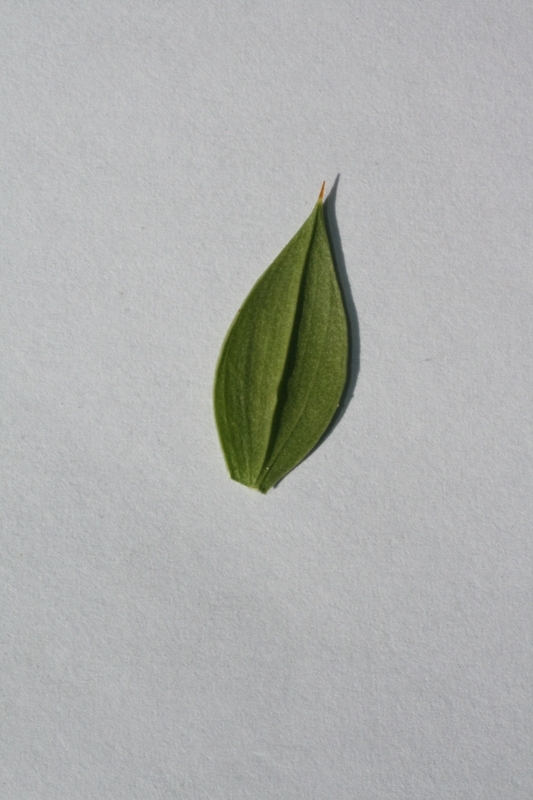
#> input picture Homework 4/query/10722.jpg, 533 x 800 px, given as the content of the folder database/, which was not available
$ python main.py
#> lines starting #> are read from the running program, lines starting #| are printed output that depends on the picture; after the words box and inside, x2 and y2 are one past the last pixel; in counts of white or black regions, pixels touching at a corner belong together; long printed decimals are rounded; pictures that were not available may be replaced by others from this repository, and a replacement may not be noted
import cv2
import matplotlib.pyplot as plt
import matplotlib as mpl
import numpy as np
import os

image_names = os.listdir("database/")
image_locations = ["database/" + name for name in image_names]


def contour_image(path: str) -> np.ndarray:
    img = cv2.imread(path)
    img_orig = img.copy()
    img = cv2.medianBlur(img, 5)

    img = cv2.cvtColor(img, cv2.COLOR_BGR2GRAY)
    img = cv2.GaussianBlur(img, (5, 5), 0)
    ret, segmented = cv2.threshold(img, 0, 255, cv2.THRESH_BINARY + cv2.THRESH_OTSU)

    contours, hierarchy = cv2.findContours(cv2.bitwise_not(segmented), cv2.RETR_TREE, cv2.CHAIN_APPROX_SIMPLE)

    contoured_image = cv2.drawContours(np.zeros(segmented.shape, np.uint8), contours, -1, 255, 1)
    # contoured_image = cv2.bitwise_not(contoured_image)

    return contoured_image


def get_similarities(query_image_name: str, contours: dict[str, np.ndarray]) -> list[np.ndarray]:
    path = "query/" + query_image_name
    img = cv2.imread(path)
    query_contoured = contour_image(path)
    similarities: dict[str, float] = {}
    for name, contour in contours.items():
        similarities.update({name: cv2.matchShapes(query_contoured, contour, cv2.CONTOURS_MATCH_I1, 0)})

    # sort by descending order
    similarities = dict(sorted(similarities.items(), key=lambda x: x[1]))

    fig, axs = plt.subplots(1, 2, figsize=(20, 10))
    fig.suptitle(f"Most similar image: {list(similarities.keys())[0]}")
    axs[0].imshow(cv2.cvtColor(cv2.imread(path), cv2.COLOR_BGR2RGB))
    axs[0].set_title("Queried image")
    axs[0].axis('off')

    axs[1].imshow(cv2.cvtColor(cv2.imread("database/" + list(similarities.keys())[0]), cv2.COLOR_BGR2RGB))
    axs[1].set_title("Most similar image")
    axs[1].axis('off')
    plt.savefig(f'output/{query_image_name}-{list(similarities.keys())[0]}.jpg', bbox_inches='tight')
    # fig.show()
    plt.close(fig)

    print(f"Query image: {query_image_name} with similarities: {list(similarities.values())}")
    return [cv2.imread("database/" + name) for name in similarities.keys()]


def main():
    contours = {name: contour_image(path) for name, path in zip(image_names, image_locations)}
#> in contour_image, img is the input picture: shape (800, 533, 3); mean B, G, R 173.9, 175.6, 173.9
#> in contour_image, `img = cv2.cvtColor(img, cv2.COLOR_BGR2GRAY)`:
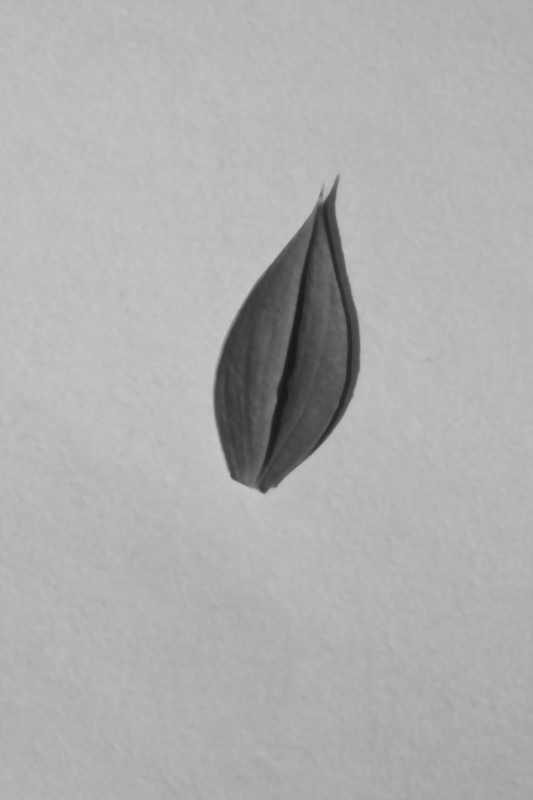
#> img: shape (800, 533); min 25, max 198, mean 174.9
#> in contour_image, `ret, segmented = cv2.threshold(img, 0, 255, cv2.THRESH_BINARY + cv2.TH..`:
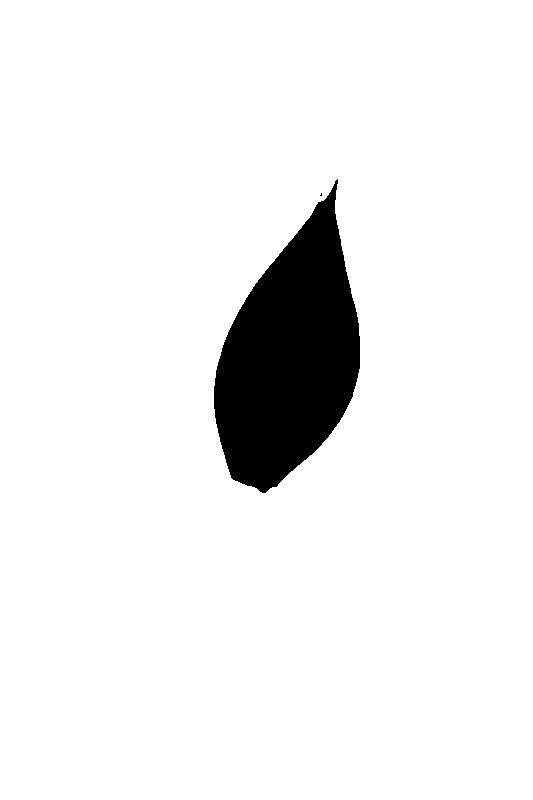
#> segmented: shape (800, 533); 93.5% white; 2 black regions (1 under 20 px)
#> in contour_image, `ret, segmented = cv2.threshold(img, 0, 255, cv2.THRESH_BINARY + cv2.TH..`: ret = 129
#> in contour_image, `contours, hierarchy = cv2.findContours(cv2.bitwise_not(segmented), cv2..`: contours = 2 contours, 1 with area under 20; largest, box (x1, y1, x2, y2) and area: (214, 179, 360, 493) 27450
#> in contour_image, `contoured_image = cv2.drawContours(np.zeros(segmented.shape, np.uint8)..`:
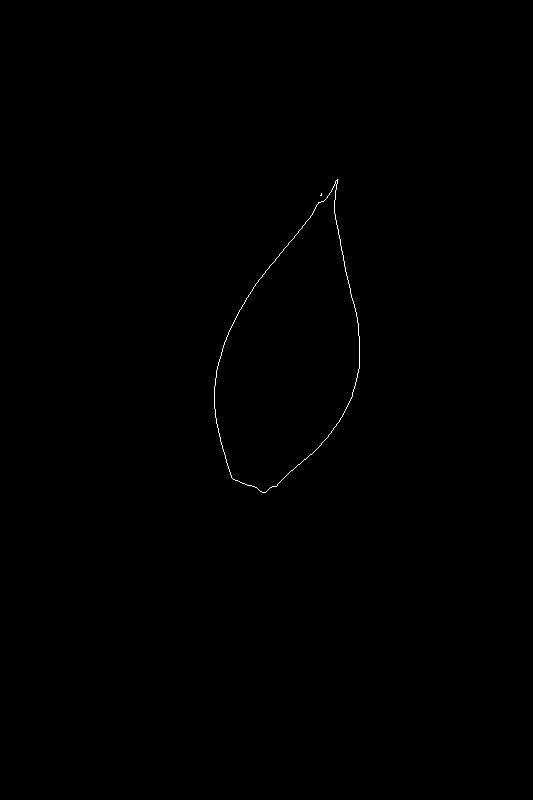
#> contoured_image: shape (800, 533); 0.16% white in thin lines or dots, all inside (x1, y1, x2, y2) = (214, 179, 360, 493)
#> contours = 1 item
    query_names = os.listdir("query/")
    for query_name in query_names:
        similarities = get_similarities(query_name, contours)
#> the loop in get_similarities, `for name, contour in contours.items():` made 1 pass
#> name on pass 1: '10722.jpg'
#> after the loop in get_similarities, `for name, contour in contours.items():`: similarities = {'10722.jpg': 0}
#> in get_similarities, `plt.savefig(f'output/{query_image_name}-{list(similarities.keys())[0]}..`:
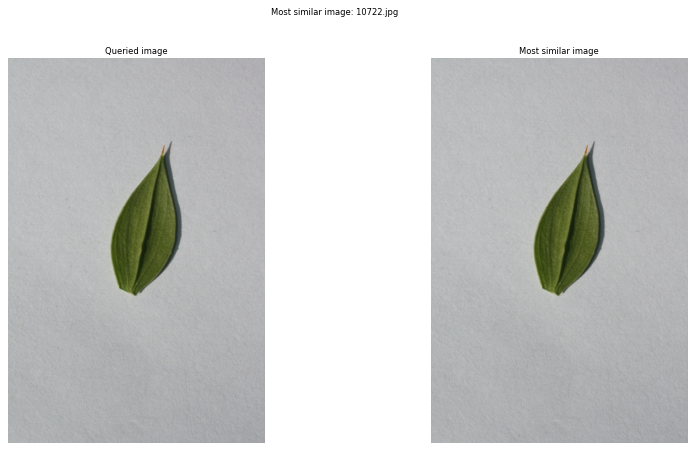
#> figure drawn by matplotlib, 2 panels
#| Query image: 10722.jpg with similarities: [0.0]
#> similarities = 1 item
#> pass 2 of the loop in main, `for query_name in query_names:`:
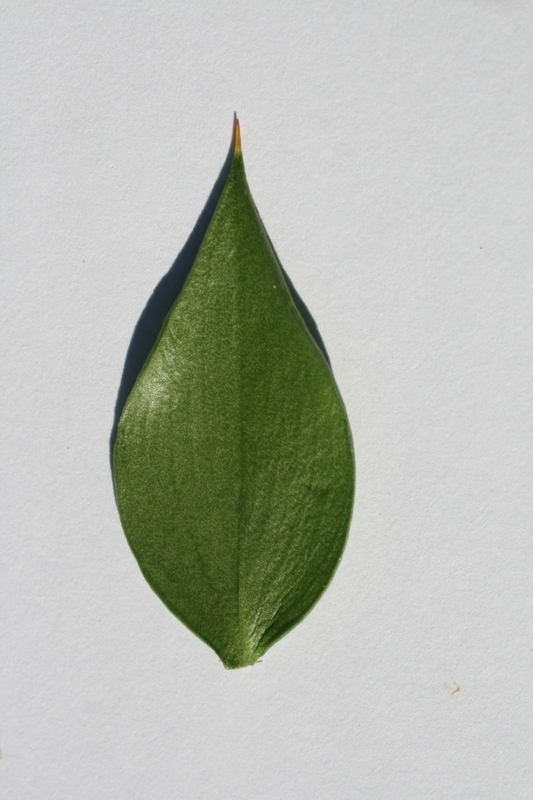
#> input picture Homework 4/query/10729.jpg, 533 x 800 px
#> in get_similarities, img is the input picture: shape (800, 533, 3); mean B, G, R 177.5, 187, 183
#> in contour_image (call 3), `ret, segmented = cv2.threshold(img, 0, 255, cv2.THRESH_BINARY + cv2.TH..`:
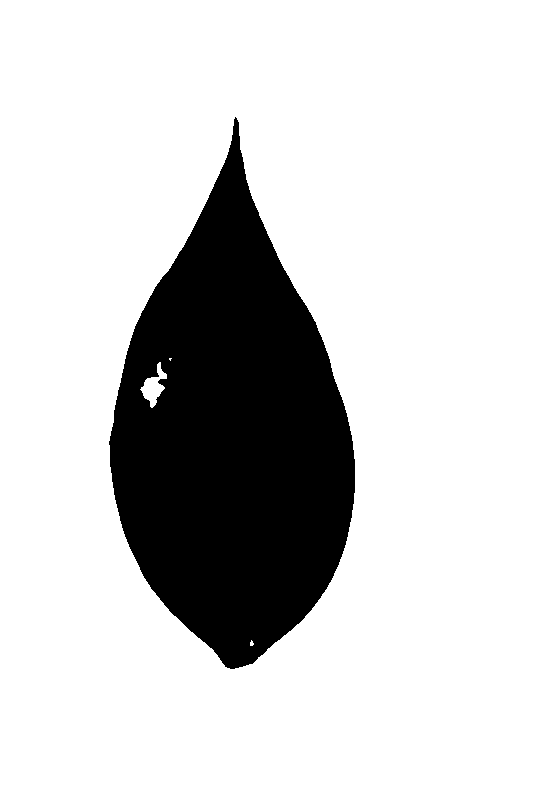
#> segmented: shape (800, 533); 81% white; 1 black region
#> ret = 143
#> in contour_image (call 3), `contours, hierarchy = cv2.findContours(cv2.bitwise_not(segmented), cv2..`: contours = 4 contours, 1 with area under 20; largest, box (x1, y1, x2, y2) and area: (109, 117, 355, 669) 81086, (139, 361, 168, 409) 582, (249, 639, 255, 647) 24
#> contoured_image: shape (800, 533); 0.3% white in thin lines or dots, all inside (x1, y1, x2, y2) = (109, 117, 355, 669)
#> the loop in get_similarities (call 2), `for name, contour in contours.items():` made 1 pass
#> after the loop in get_similarities (call 2), `for name, contour in contours.items():`: similarities = {'10722.jpg': 0.146}
#> in get_similarities (call 2), `plt.savefig(f'output/{query_image_name}-{list(similarities.keys())[0]}..`:
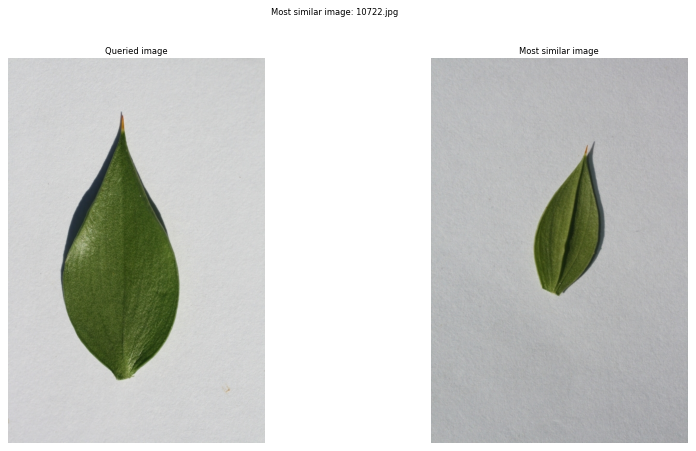
#> figure drawn by matplotlib, 2 panels
#| Query image: 10729.jpg with similarities: [0.1458]
#> pass 3 of the loop in main, `for query_name in query_names:`:
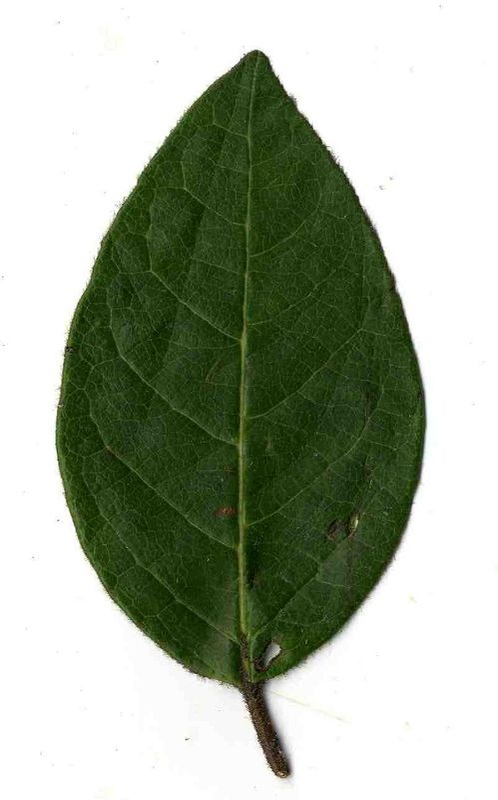
#> input picture Homework 4/query/11297.jpg, 498 x 800 px
#> in get_similarities, img is the input picture: shape (800, 498, 3); mean B, G, R 156.4, 173.8, 164.8
#> in contour_image (call 4), `ret, segmented = cv2.threshold(img, 0, 255, cv2.THRESH_BINARY + cv2.TH..`:
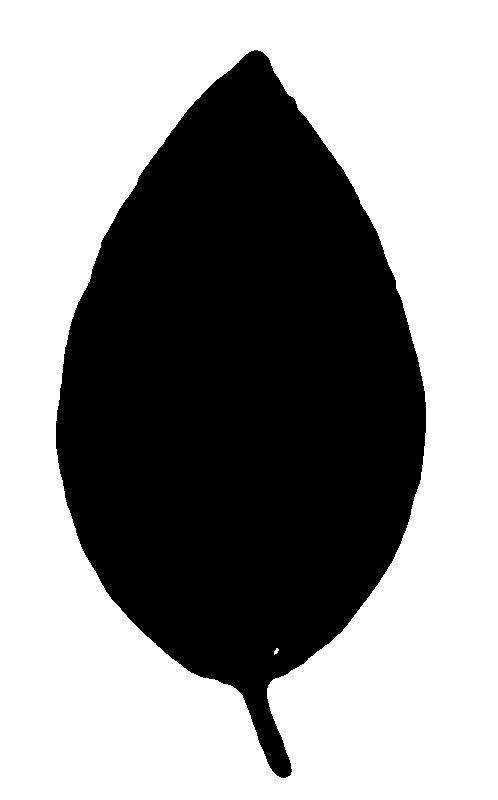
#> segmented: shape (800, 498); 58.3% white; 1 black region
#> ret = 152
#> in contour_image (call 4), `contours, hierarchy = cv2.findContours(cv2.bitwise_not(segmented), cv2..`: contours = 2 contours; box (x1, y1, x2, y2) and area: (56, 50, 426, 778) 165363, (273, 647, 280, 656) 29
#> contoured_image: shape (800, 498); 0.39% white in thin lines or dots, all inside (x1, y1, x2, y2) = (56, 50, 426, 778)
#> the loop in get_similarities (call 3), `for name, contour in contours.items():` made 1 pass
#> after the loop in get_similarities (call 3), `for name, contour in contours.items():`: similarities = {'10722.jpg': 0.462}
#> in get_similarities (call 3), `plt.savefig(f'output/{query_image_name}-{list(similarities.keys())[0]}..`:
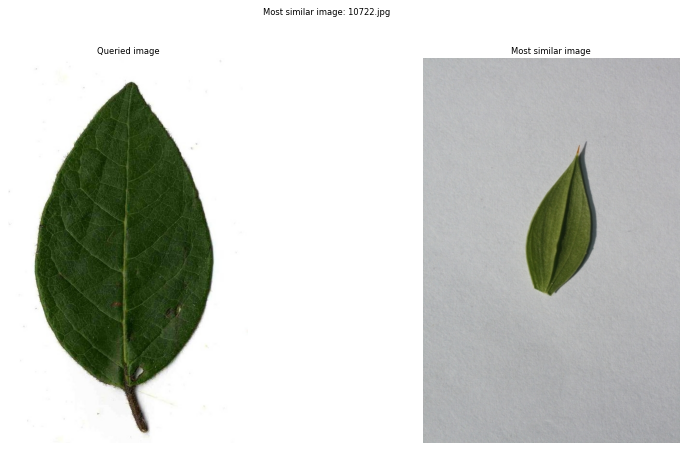
#> figure drawn by matplotlib, 2 panels
#| Query image: 11297.jpg with similarities: [0.4621]
#> the loop made 4 passes; the first 3 are shown
        # print(f'Query image: {query_name} with similarities: {similarities}')


if __name__ == "__main__":
    main()


# функцијата враќа листа од слики кои се најслични со query сликата
# тие може да се видат во променливата similarities иако не се користи
# во output директориумот се зачувуваат сликите кои се најслични со query сликата
# во главно наоѓа точни сличности но се јавува проблем кога query сликата е многу мала во димензии
